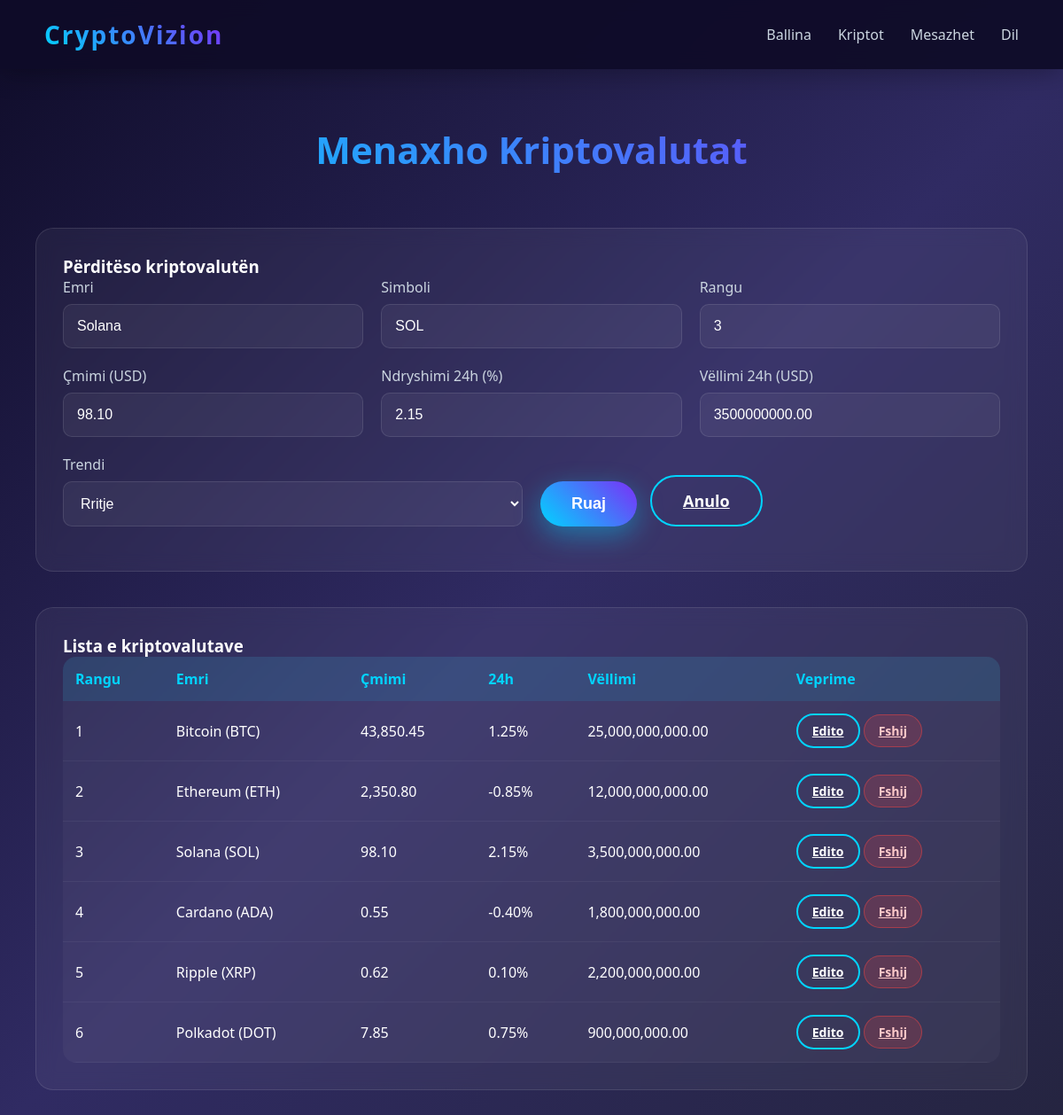
/admin/cryptos.php?edit=3 (signed in), run on the app's committed database.
### tables this page shows
CREATE TABLE IF NOT EXISTS cryptos (
    id INT AUTO_INCREMENT PRIMARY KEY,
    name VARCHAR(120) NOT NULL,
    symbol VARCHAR(10) NOT NULL UNIQUE,
    price_usd DECIMAL(14,2) NOT NULL DEFAULT 0,
    change_24h DECIMAL(6,2) NOT NULL DEFAULT 0,
    volume_24h DECIMAL(18,2) NOT NULL DEFAULT 0,
    trend ENUM('up', 'down', 'flat') NOT NULL DEFAULT 'flat',
    market_rank INT NULL,
    created_at TIMESTAMP DEFAULT CURRENT_TIMESTAMP,
    updated_at TIMESTAMP NULL DEFAULT NULL
);

### db.php (called while the page is built, shortened)
<?php
function e(string $value): string
{
    return htmlspecialchars($value, ENT_QUOTES, 'UTF-8');
}

### admin/cryptos.php (the view, shortened to what this page needs)
<?php
require_once __DIR__ . '/../db.php';
$pdo = db();
$editing = null;
if (isset($_GET['edit'])) {
    $id = (int)$_GET['edit'];
    $stmt = $pdo->prepare('SELECT * FROM cryptos WHERE id = ?');
    $stmt->execute([$id]);
    $editing = $stmt->fetch();
}
$cryptos = $pdo->query('SELECT * FROM cryptos ORDER BY COALESCE(market_rank, 999999), name')->fetchAll();
?>
<!DOCTYPE html>
<html lang="sq">
<head>
    <link rel="stylesheet" href="../style.css">
</head>
<body>
<header>
    <div class="logo">CryptoVizion</div>
    <nav>
        <a href="/index.php">Ballina</a>
        <a href="/admin/cryptos.php">Kriptot</a>
        <a href="/admin/messages.php">Mesazhet</a>
        <a href="/auth/logout.php">Dil</a>
    </nav>
</header>
<main class="admin-page">
    <h2 class="section-title">Menaxho Kriptovalutat</h2>
    <div class="admin-card">
        <h3><?= $editing ? 'Përditëso kriptovalutën' : 'Shto kriptovalutë të re' ?></h3>
        <form method="post" class="admin-form">
            <div class="form-row">
                <div>
                    <label>Emri</label>
                    <input type="text" name="name" required value="<?= e($editing['name'] ?? '') ?>">
                </div>
                <div>
                    <label>Simboli</label>
                    <input type="text" name="symbol" required value="<?= e($editing['symbol'] ?? '') ?>">
                </div>
                <div>
                    <label>Rangu</label>
                    <input type="number" name="market_rank" value="<?= e((string)($editing['market_rank'] ?? '')) ?>">
                </div>
            </div>
            <div class="form-row">
                <div>
                    <label>Çmimi (USD)</label>
                    <input type="number" step="0.01" name="price_usd" required value="<?= e((string)($editing['price_usd'] ?? '0')) ?>">
                </div>
                <div>
                    <label>Ndryshimi 24h (%)</label>
                    <input type="number" step="0.01" name="change_24h" value="<?= e((string)($editing['change_24h'] ?? '0')) ?>">
                </div>
                <div>
                    <label>Vëllimi 24h (USD)</label>
                    <input type="number" step="0.01" name="volume_24h" value="<?= e((string)($editing['volume_24h'] ?? '0')) ?>">
                </div>
            </div>
            <div class="form-row">
                <div>
                    <label>Trendi</label>
                    <select name="trend">
                        <?php
                            $currentTrend = $editing['trend'] ?? 'flat';
                            $trends = ['up' => 'Rritje', 'down' => 'Rënie', 'flat' => 'Neutral'];
                            foreach ($trends as $key => $label):
                        ?>
                            <option value="<?= $key ?>" <?= $currentTrend === $key ? 'selected' : '' ?>><?= $label ?></option>
                        <?php endforeach; ?>
                    </select>
                </div>
                <div class="form-actions">
                    <button class="btn btn-primary" type="submit">Ruaj</button>
                    <?php if ($editing): ?>
                        <a class="btn btn-secondary" href="/admin/cryptos.php">Anulo</a>
                    <?php endif; ?>
                </div>
            </div>
        </form>
    </div>
    <div class="admin-card">
        <h3>Lista e kriptovalutave</h3>
        <table class="admin-table">
            <thead>
                <tr>
                    <th>Rangu</th>
                    <th>Emri</th>
                    <th>Çmimi</th>
                    <th>24h</th>
                    <th>Vëllimi</th>
                    <th>Veprime</th>
                </tr>
            </thead>
            <tbody>
                <?php foreach ($cryptos as $crypto): ?>
                    <tr>
                        <td><?= e((string)($crypto['market_rank'] ?? '-')) ?></td>
                        <td><?= e($crypto['name']) ?> (<?= e($crypto['symbol']) ?>)</td>
                        <td><?= number_format((float)$crypto['price_usd'], 2) ?></td>
                        <td><?= number_format((float)$crypto['change_24h'], 2) ?>%</td>
                        <td><?= number_format((float)$crypto['volume_24h'], 2) ?></td>
                        <td>
                            <a class="btn btn-secondary btn-sm" href="/admin/cryptos.php?edit=<?= (int)$crypto['id'] ?>">Edito</a>
                            <a class="btn btn-danger btn-sm" href="/admin/cryptos.php?delete=<?= (int)$crypto['id'] ?>" onclick="return confirm('Sigurt që dëshironi ta fshini këtë kriptovalutë?');">Fshij</a>
                        </td>
                    </tr>
                <?php endforeach; ?>
            </tbody>
        </table>
    </div>
</main>
</body>
</html>

### style.css (style rules this page uses)
body { font-family: 'Segoe UI', Tahoma, Geneva, Verdana, sans-serif; background: linear-gradient(135deg, #0f0c29, #302b63, #24243e); color: #fff; overflow-x: hidden; }
header { position: fixed; top: 0; width: 100%; background: rgba(15, 12, 41, 0.95); backdrop-filter: blur(10px); padding: 20px 50px; display: flex; justify-content: space-between; align-items: center; z-index: 1000; box-shadow: 0 4px 30px rgba(0, 0, 0, 0.3); }
.logo { font-size: 28px; font-weight: bold; background: linear-gradient(45deg, #00d4ff, #7b2ff7); -webkit-background-clip: text; -webkit-text-fill-color: transparent; letter-spacing: 2px; }
nav { display: flex; gap: 30px; }
nav a { color: #cbd5e0; text-decoration: none; font-size: 16px; transition: color 0.3s; position: relative; }
nav a::after { content: ''; position: absolute; bottom: -5px; left: 0; width: 0; height: 2px; background: #00d4ff; transition: width 0.3s; }
.btn { padding: 15px 35px; font-size: 18px; border: none; border-radius: 50px; cursor: pointer; transition: all 0.3s; font-weight: 600; display: inline-block; text-align: center; }
.btn-primary { background: linear-gradient(45deg, #00d4ff, #7b2ff7); color: #fff; box-shadow: 0 10px 30px rgba(0, 212, 255, 0.4); }
.btn-secondary { background: transparent; color: #fff; border: 2px solid #00d4ff; }
.btn-danger { background: rgba(239, 68, 68, 0.2); color: #fecaca; border: 1px solid rgba(239, 68, 68, 0.5); }
.btn-sm { padding: 8px 16px; font-size: 14px; border-radius: 20px; }
.section-title { text-align: center; font-size: 42px; margin-bottom: 60px; background: linear-gradient(45deg, #00d4ff, #7b2ff7); -webkit-background-clip: text; -webkit-text-fill-color: transparent; }
table { width: 100%; border-collapse: collapse; background: rgba(255, 255, 255, 0.03); border-radius: 15px; overflow: hidden; }
th { background: rgba(0, 212, 255, 0.1); padding: 20px; text-align: left; color: #00d4ff; font-weight: 600; }
td { padding: 20px; border-bottom: 1px solid rgba(255, 255, 255, 0.05); }
label { display: block; margin-bottom: 8px; color: #cbd5e0; font-weight: 500; }
input, textarea, select { width: 100%; padding: 15px; background: rgba(255, 255, 255, 0.05); border: 1px solid rgba(255, 255, 255, 0.1); border-radius: 10px; color: #fff; font-size: 16px; transition: all 0.3s; }
.admin-page { padding: 140px 40px 80px; max-width: 1200px; margin: 0 auto; }
.admin-card { background: rgba(255, 255, 255, 0.05); backdrop-filter: blur(10px); padding: 30px; border-radius: 20px; border: 1px solid rgba(255, 255, 255, 0.1); margin-bottom: 40px; }
.form-row { display: grid; grid-template-columns: repeat(auto-fit, minmax(200px, 1fr)); gap: 20px; margin-bottom: 20px; }
.form-actions { display: flex; gap: 15px; align-items: flex-end; }
.admin-table td, .admin-table th { padding: 14px; }

### data on the page
cryptos: name "Solana", symbol "SOL", market_rank "3", price_usd "98.10", change_24h "2.15", volume_24h "3500000000.00", trend "Rritje", volume_24h "3,500,000,000.00"
cryptos: market_rank "1", name "Bitcoin", symbol "BTC", price_usd "43,850.45", change_24h "1.25", volume_24h "25,000,000,000.00"
cryptos: market_rank "2", name "Ethereum", symbol "ETH", price_usd "2,350.80", change_24h "-0.85", volume_24h "12,000,000,000.00"
cryptos: market_rank "4", name "Cardano", symbol "ADA", price_usd "0.55", change_24h "-0.40", volume_24h "1,800,000,000.00"
cryptos: market_rank "5", name "Ripple", symbol "XRP", price_usd "0.62", change_24h "0.10", volume_24h "2,200,000,000.00"
cryptos: market_rank "6", name "Polkadot", symbol "DOT", price_usd "7.85", change_24h "0.75", volume_24h "900,000,000.00"
